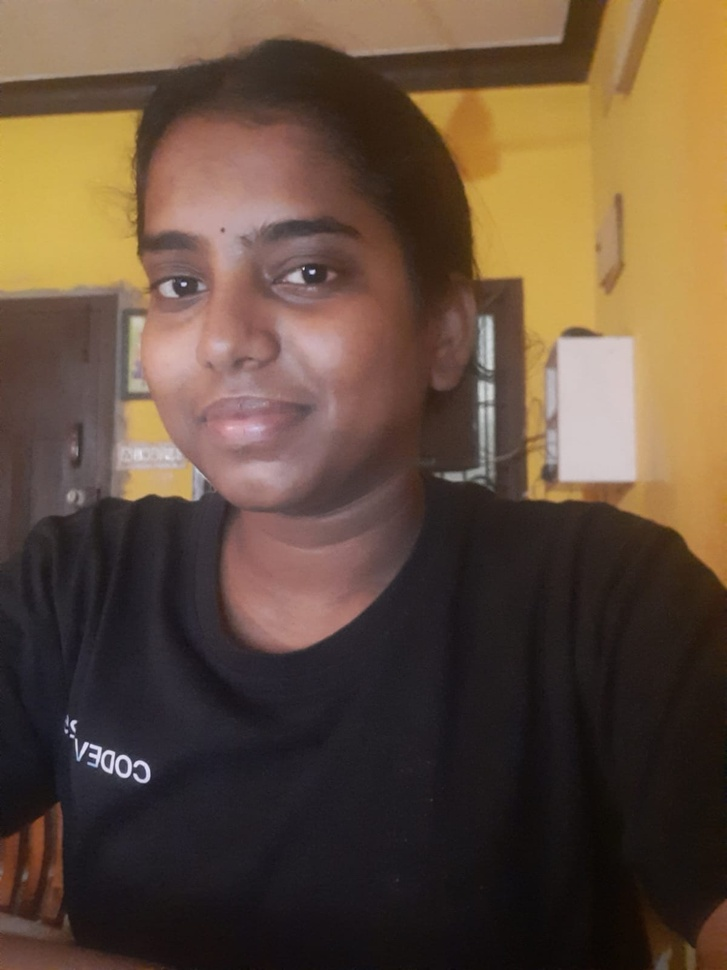
#> input picture Module-2/raw_captures/Capture_2.jpeg, 727 x 970 px, shrunk from 1200 x 1600 before the run, found by its file name
$ jupyter execute Task1.ipynb
#> lines starting #> are read from the running program, lines starting #| are printed output that depends on the picture
# Color Space Conversion

### Import Required Libraries

[cell 1]
import cv2
import matplotlib.pyplot as plt

### Read Image

[cell 2]
img = cv2.imread("Documents/AIML-Assessment/Module-2/raw_captures/Capture_2.jpeg")
#> img is the input picture: shape (970, 727, 3); mean B, G, R 60.4, 77.1, 97.8

### Converting to Different Color Spaces

[cell 3]
img_rgb = cv2.cvtColor(img,cv2.COLOR_BGR2RGB)
img_gray = cv2.cvtColor(img_rgb,cv2.COLOR_RGB2GRAY)
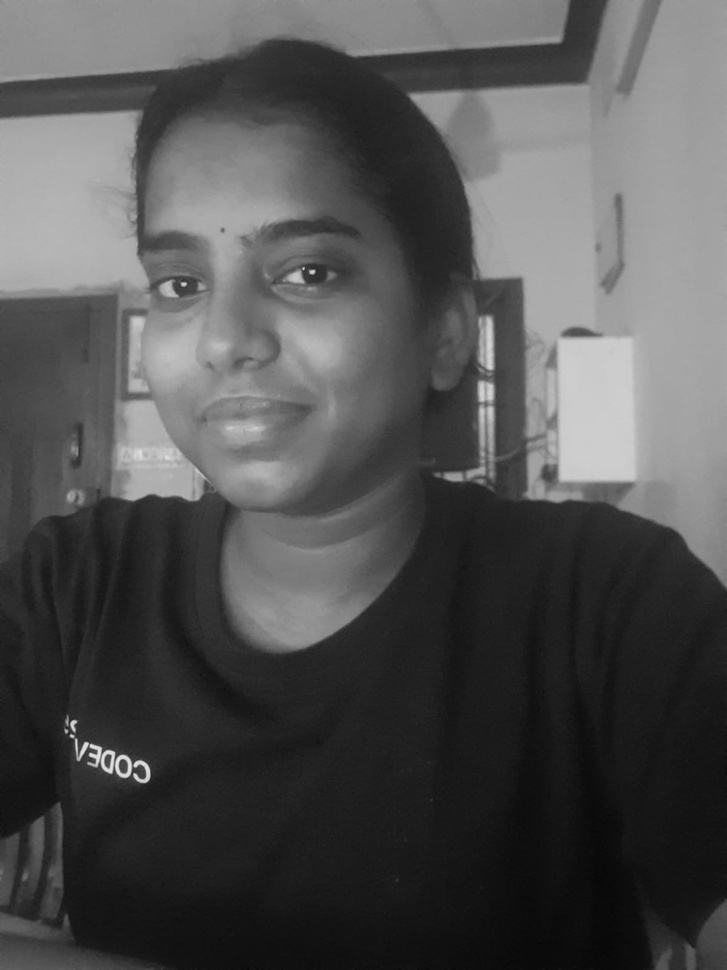
#> img_gray: shape (970, 727); min 7, max 231, mean 81.4
img_hsv = cv2.cvtColor(img_rgb,cv2.COLOR_RGB2HSV)
#> img_hsv: shape (970, 727, 3); mean H, S, V 54.7, 88.4, 98.6

### Display the Result

[cell 4]
fig, axes = plt.subplots(1,3, figsize=(15,5))
axes[0].imshow(img_gray,cmap="gray")
axes[0].set_title("Gray Scale")
axes[1].imshow(img_hsv)
axes[1].set_title("HSV")
axes[2].imshow(img_rgb)
axes[2].set_title("RGB")
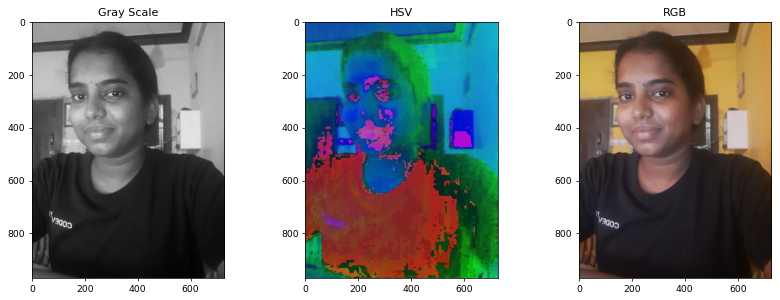
#> figure drawn by matplotlib, 3 panels

### HSV Channel

[cell 5]
h, s, v = cv2.split(img_hsv)
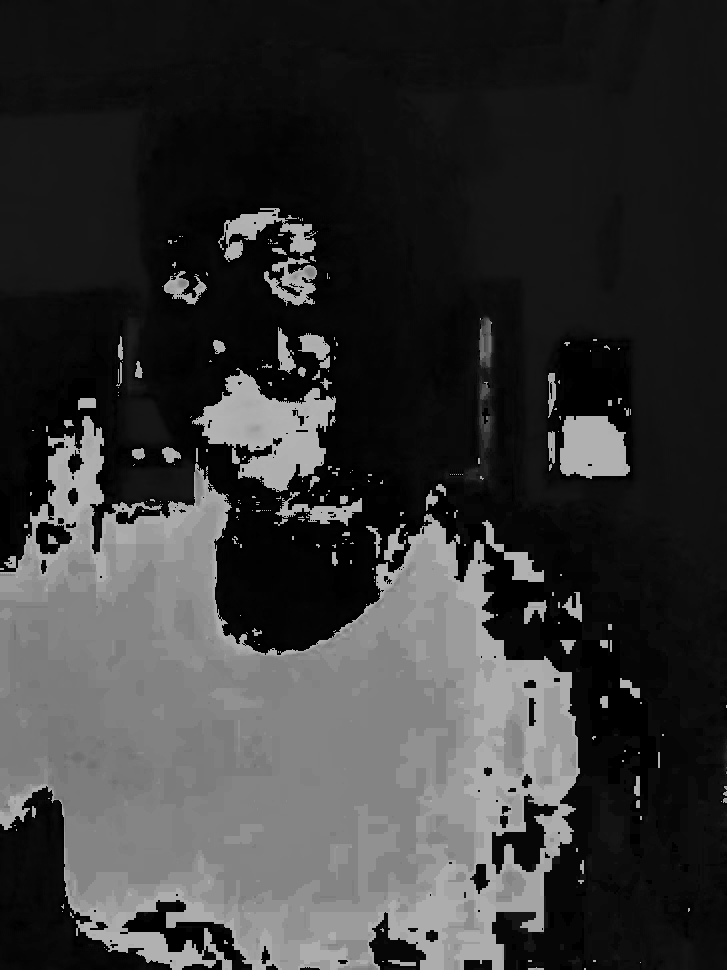
#> h: shape (970, 727); min 0, max 179, mean 54.7
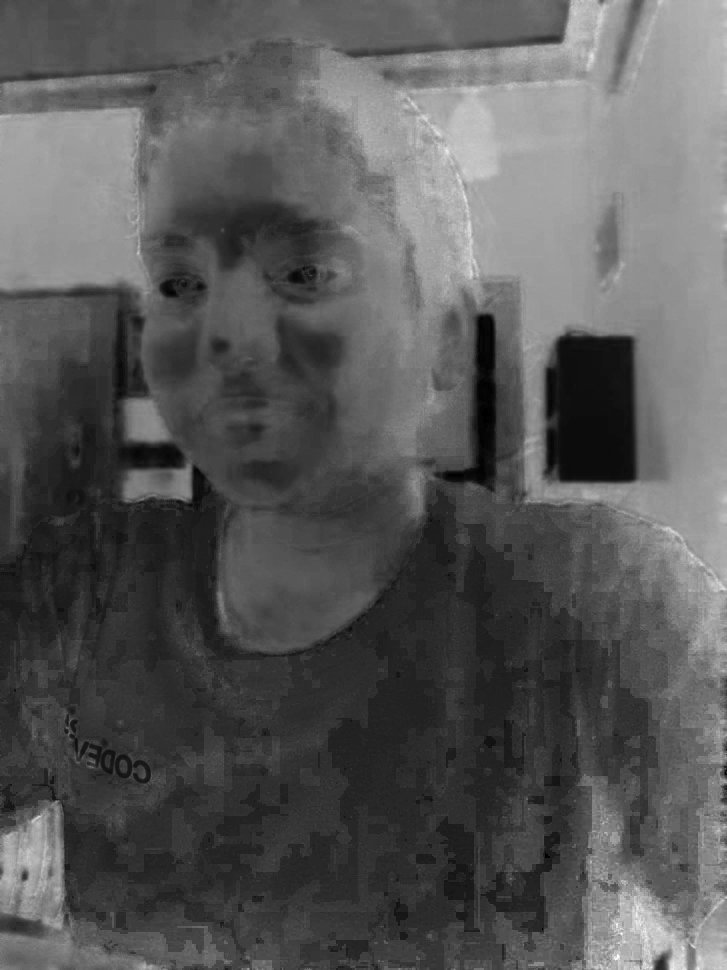
#> s: shape (970, 727); min 0, max 255, mean 88.4
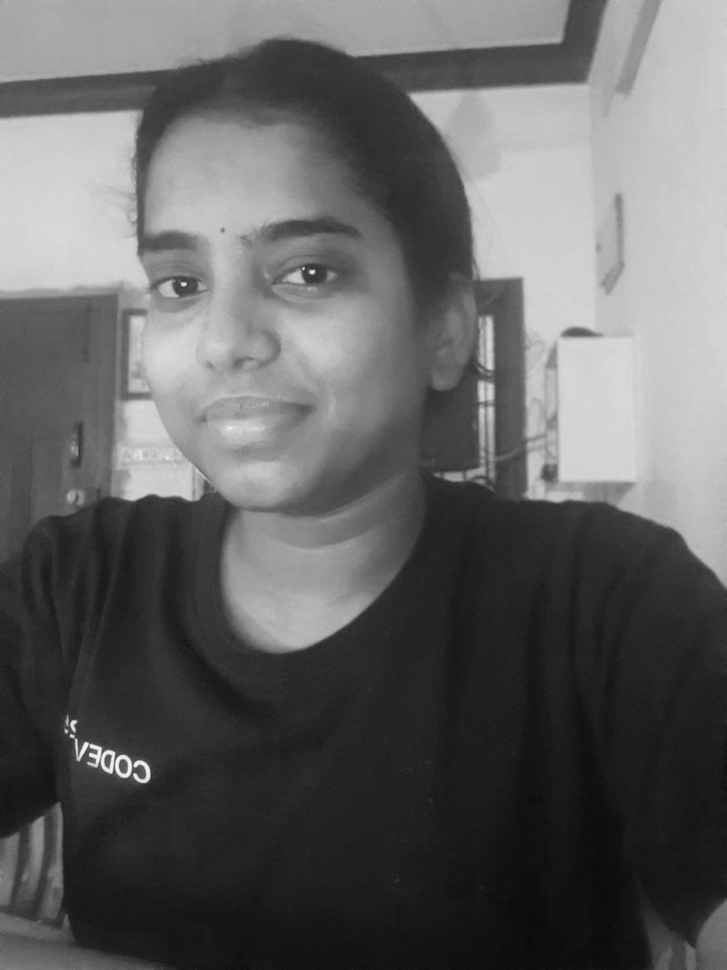
#> v: shape (970, 727); min 10, max 250, mean 98.6
fig, axes = plt.subplots(1,3,figsize=(15,5))
axes[0].imshow(h,cmap="gray")
axes[0].set_title("Hue")
axes[1].imshow(s,cmap="gray")
axes[1].set_title("Saturation")
axes[2].imshow(v,cmap="gray")
axes[2].set_title("Value")

$ run again, with Module-2/raw_captures/Capture_1.jpeg copied over Module-2/raw_captures/Capture_2.jpeg
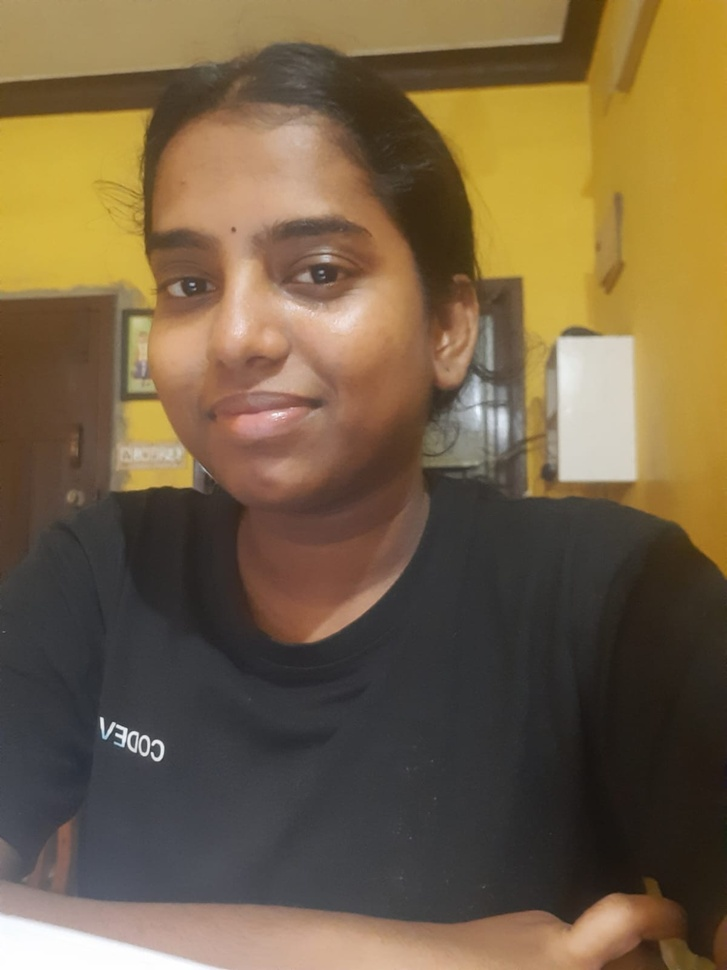
#> input picture Module-2/raw_captures/Capture_1.jpeg, 727 x 970 px, shrunk from 1200 x 1600 before the run, found by its file name
#> img is the input picture: shape (970, 727, 3); mean B, G, R 68.8, 97.1, 116.4
#> img_hsv: shape (970, 727, 3); mean H, S, V 37.8, 91.3, 117.6
#> `h, s, v = cv2.split(img_hsv)`:
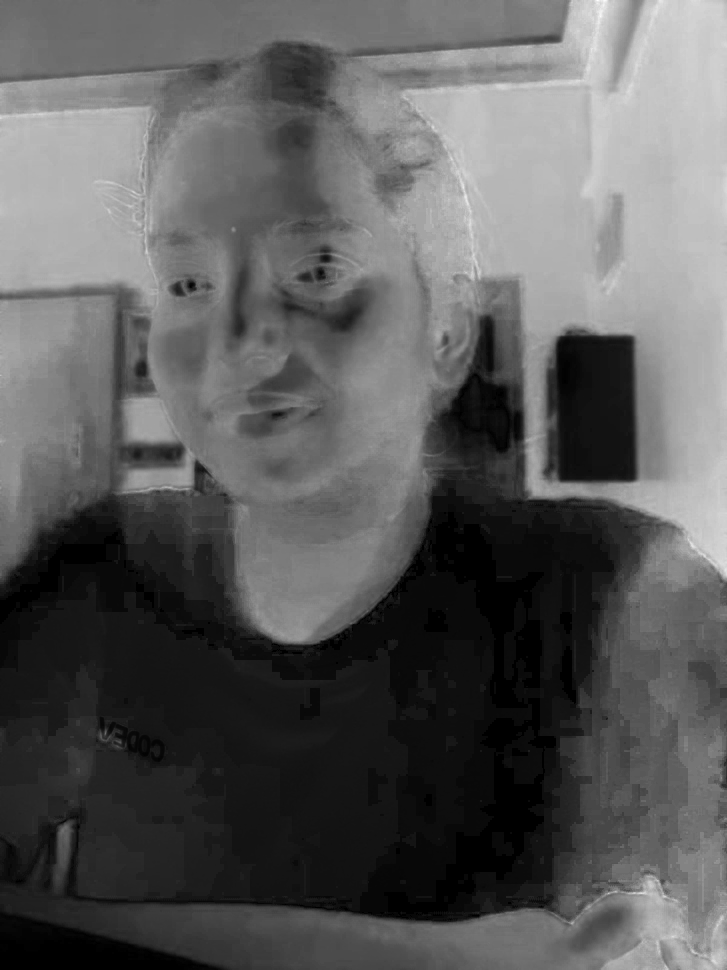
#> s: shape (970, 727); min 0, max 255, mean 91.3
#> `h, s, v = cv2.split(img_hsv)`:
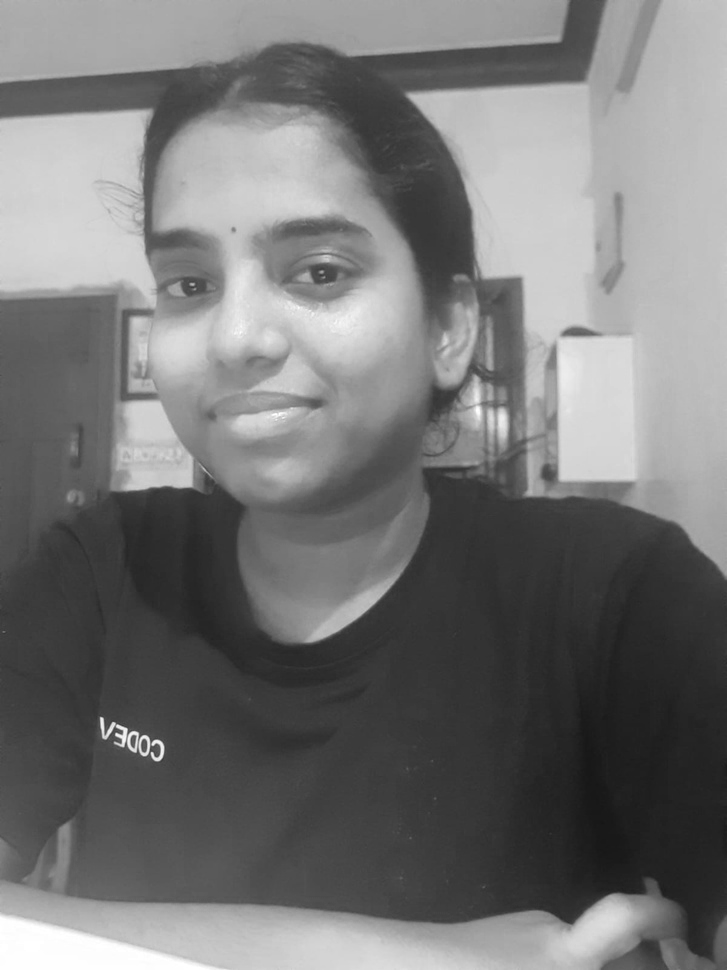
#> v: shape (970, 727); min 21, max 255, mean 117.6

$ run again, with Module-2/raw_captures/Capture_3.jpeg copied over Module-2/raw_captures/Capture_2.jpeg
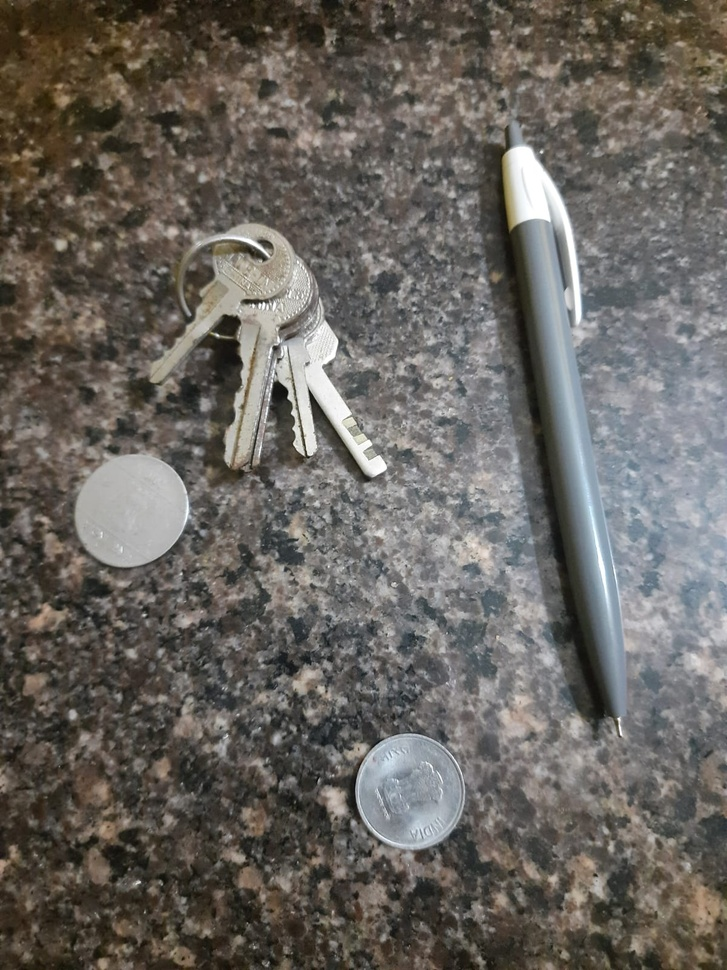
#> input picture Module-2/raw_captures/Capture_3.jpeg, 727 x 970 px, shrunk from 1200 x 1600 before the run, found by its file name
#> img is the input picture: shape (970, 727, 3); mean B, G, R 95.1, 100.5, 104.3
#> img_hsv: shape (970, 727, 3); mean H, S, V 39.8, 40, 106.6
#> `h, s, v = cv2.split(img_hsv)`:
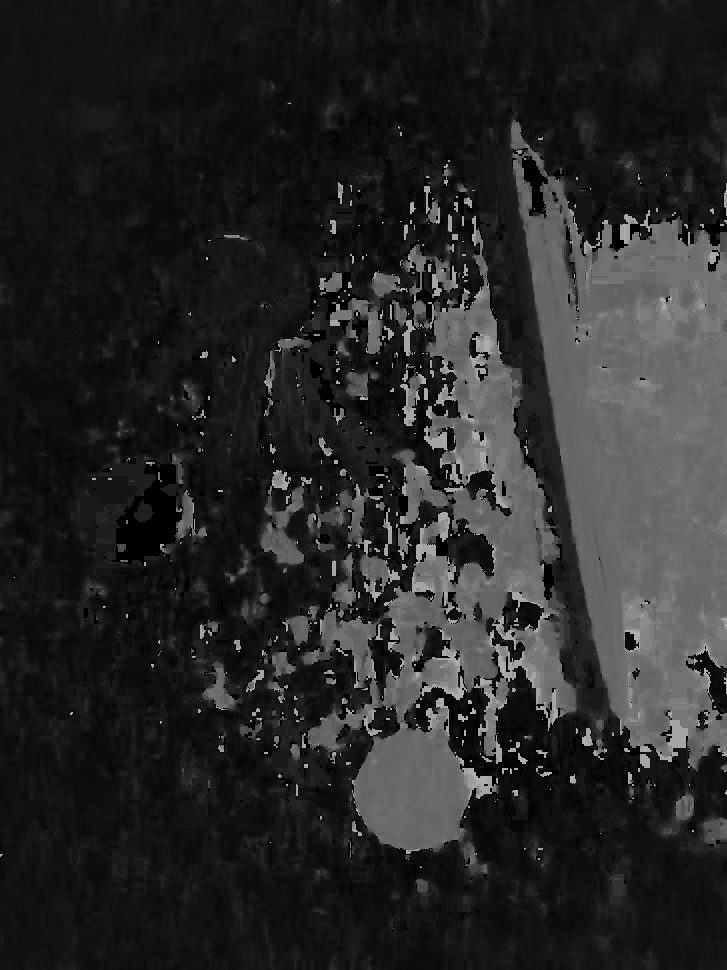
#> h: shape (970, 727); min 0, max 177, mean 39.8
#> `h, s, v = cv2.split(img_hsv)`:
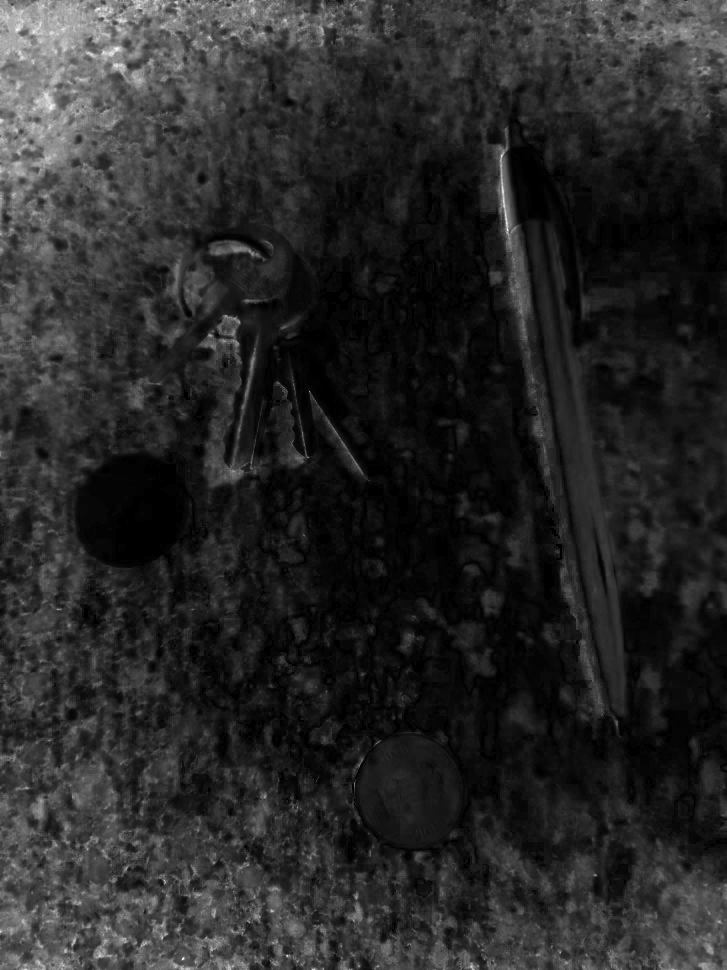
#> s: shape (970, 727); min 0, max 255, mean 40

$ run again, with Module-2/raw_captures/Capture_4.jpeg copied over Module-2/raw_captures/Capture_2.jpeg
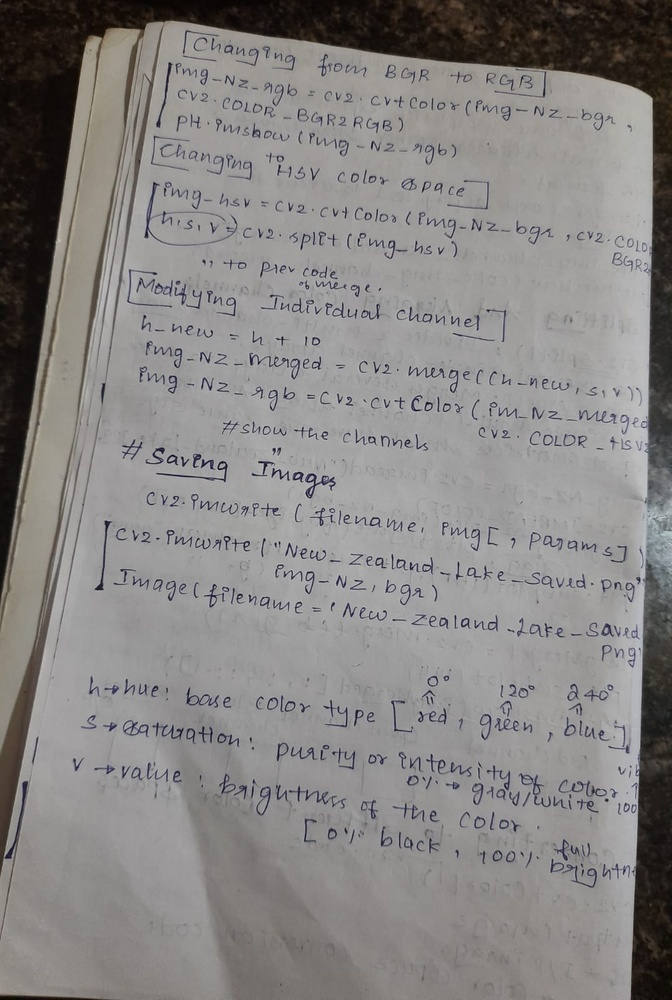
#> input picture Module-2/raw_captures/Capture_4.jpeg, 672 x 1000 px, shrunk from 1076 x 1600 before the run, found by its file name
#> img is the input picture: shape (1000, 672, 3); mean B, G, R 131.7, 132.8, 135.1
#> img_hsv: shape (1000, 672, 3); mean H, S, V 48.3, 19.2, 135.9
#> `h, s, v = cv2.split(img_hsv)`:
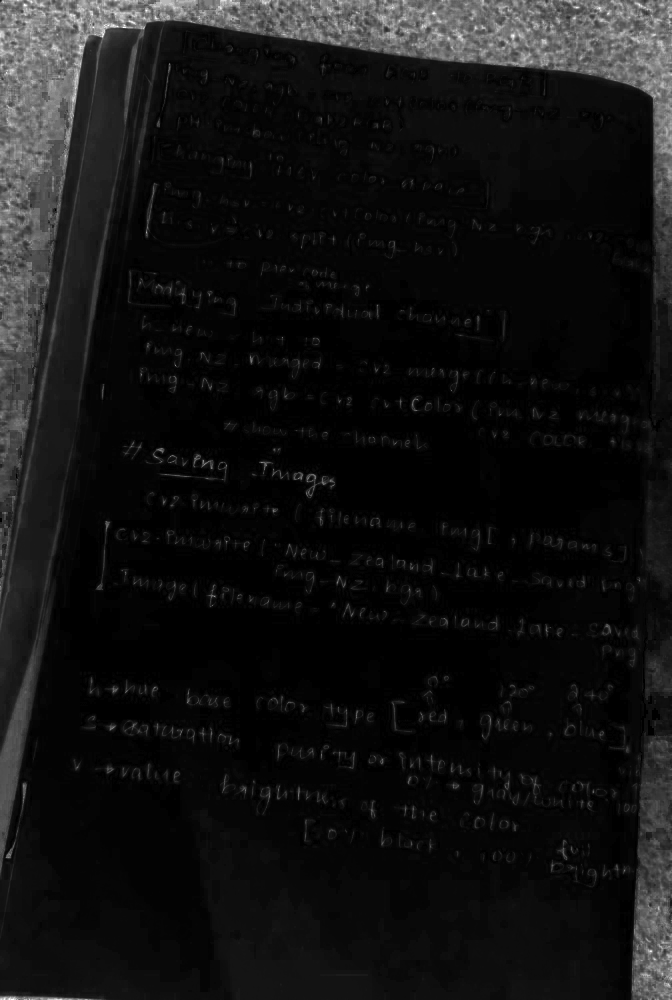
#> s: shape (1000, 672); min 0, max 255, mean 19.2
#> `[cell 5] h, s, v = cv2.split(img_hsv) fig, axes = plt.subplots(1,3,fig..`:
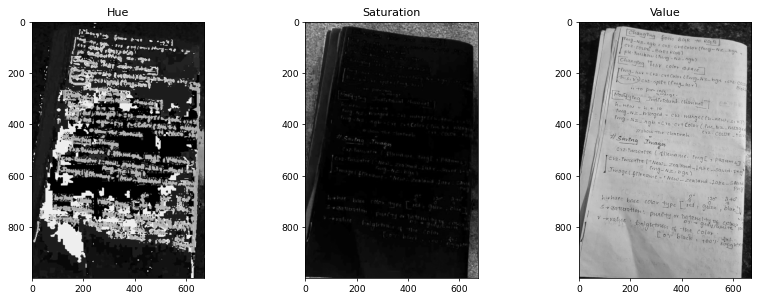
#> figure drawn by matplotlib, 3 panels
